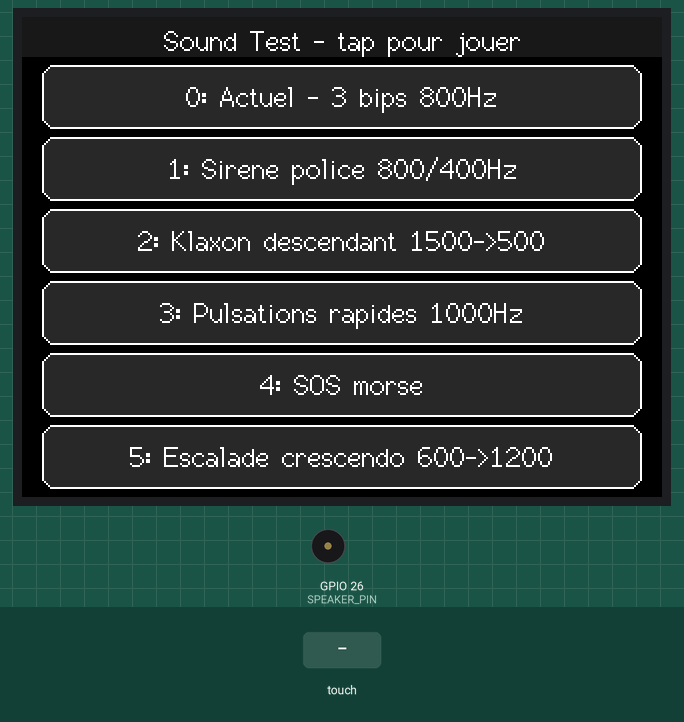
This sketch was run on a simulated ESP32. Parts: 320×240 colour display, buzzer (waves = sounding). Inputs (shaded band) come from the test bench. What the sketch prints to the serial monitor is not drawn.

Above: at 1.8 s.
1.9 s: touch panel pressed at 13 % / 10 % of its raw x / y range
At 2.06 s:
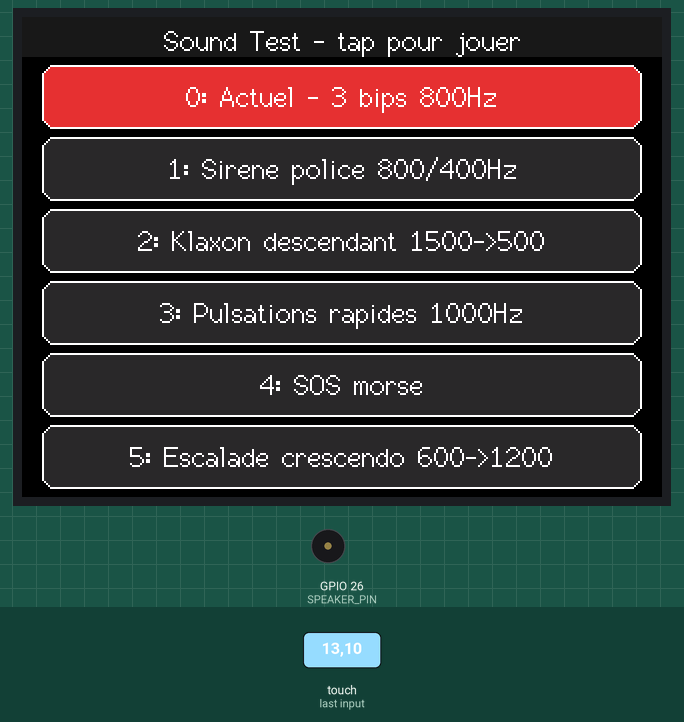
3.9 s: touch panel pressed at 13 % / 30 % of its raw x / y range
At 4.3 s:
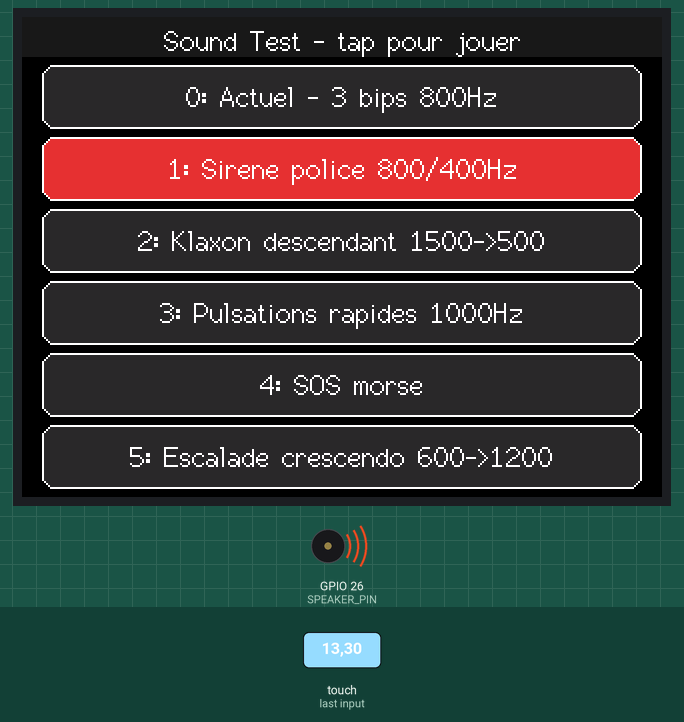
6.9 s: touch panel pressed at 13 % / 50 % of its raw x / y range
At 7.31 s:
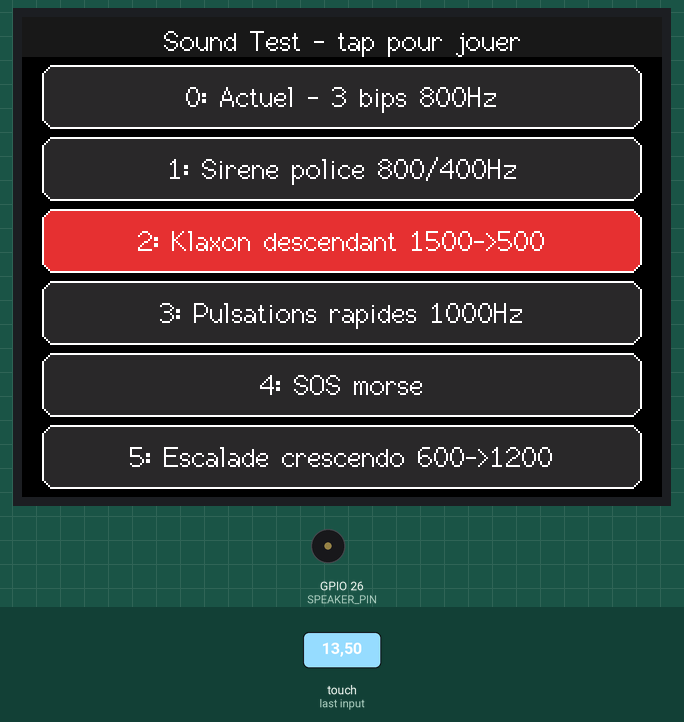
8.7 s: touch panel pressed at 13 % / 70 % of its raw x / y range
At 9.4 s:
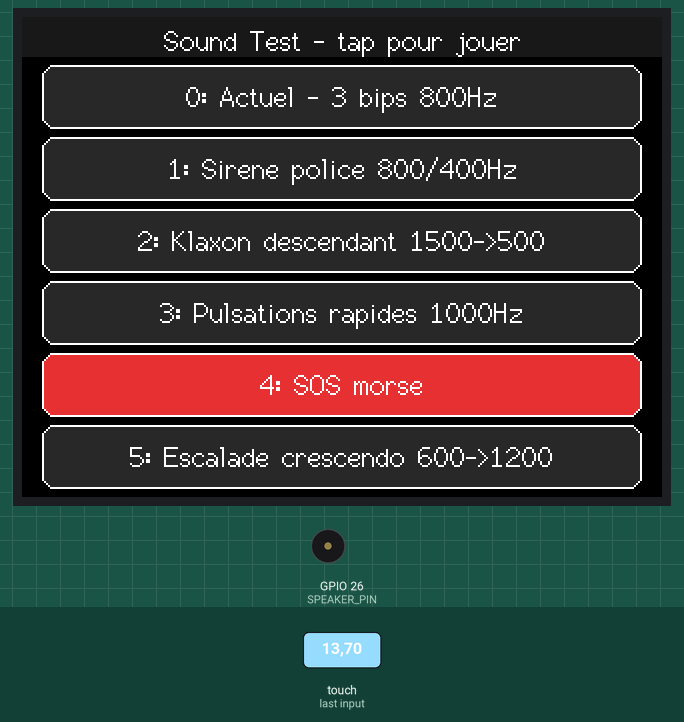
10.2 s: touch panel pressed at 13 % / 90 % of its raw x / y range
At 11.9 s:
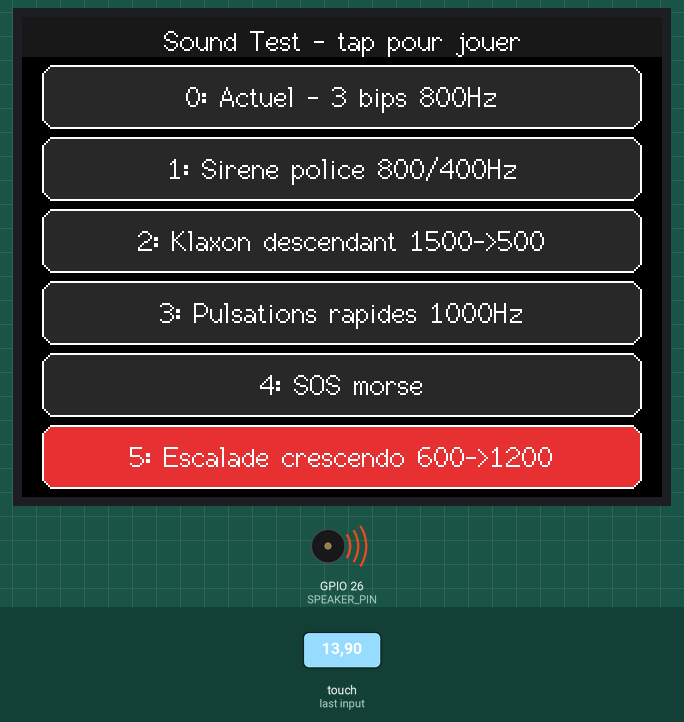
13.2 s: touch panel pressed at 38 % / 30 % of its raw x / y range
At 14.4 s:
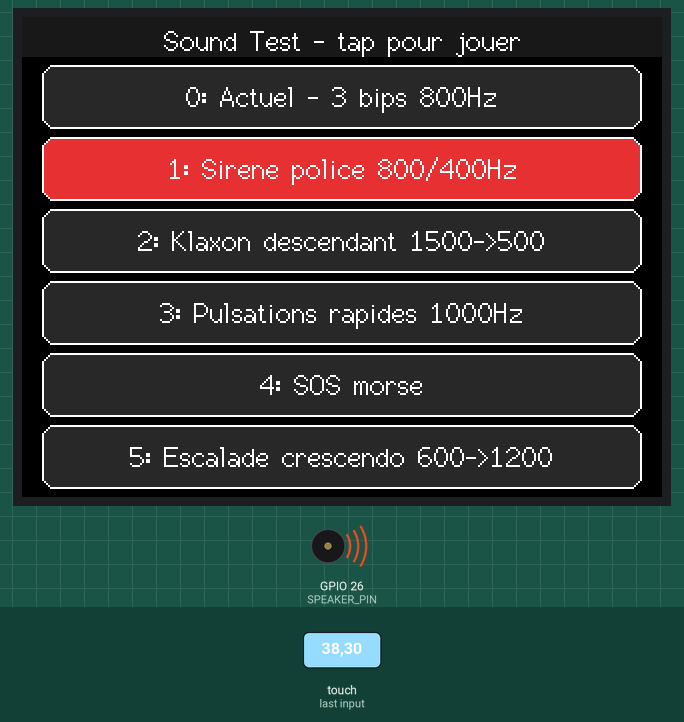
Timing chart, 0 to 17.1 s (numbered marks = the images above; inputs shaded):
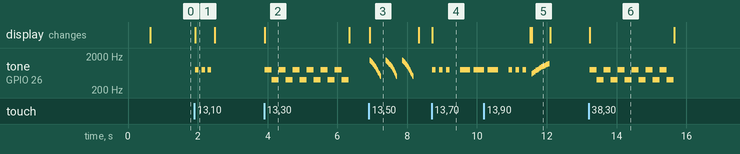

The sketch:

Sound_Test.ino
```cpp
/*
 * Sound_Test - ESP32-2432S028 (Cheap Yellow Display)
 *
 * Sketch temporaire pour comparer 6 patterns d'alerte audio
 * (speaker GPIO26). Tap sur un bouton joue le pattern.
 * Sert a choisir le meilleur pattern "DOWN" pour Internet_Monitor.
 *
 * Board: ESP32 Dev Module (CYD)
 * FQBN: esp32:esp32:esp32
 *
 * @dependencies TFT_eSPI, XPT2046_Touchscreen
 */

#include <SPI.h>
#include <TFT_eSPI.h>
#include <XPT2046_Touchscreen.h>

#define SPEAKER_PIN 26
#define TOUCH_CS  33
#define TOUCH_IRQ 36

#define TOUCH_X_MIN 200
#define TOUCH_X_MAX 3700
#define TOUCH_Y_MIN 240
#define TOUCH_Y_MAX 3800

#define COLOR_BG       0x0000
#define COLOR_HEADER   0x18C3
#define COLOR_TEXT     0xFFFF
#define COLOR_BTN      0x2945  // bleu fonce
#define COLOR_BTN_HI   0xE186  // rouge (highlight)

TFT_eSPI tft = TFT_eSPI();
SPIClass touchSPI = SPIClass(VSPI);
XPT2046_Touchscreen ts(TOUCH_CS, TOUCH_IRQ);

unsigned long lastTapMs = 0;
int playingPattern = -1;

// ---------- patterns ----------

void playTone(int freq, int durationMs) {
  ledcWriteTone(SPEAKER_PIN, freq);
  delay(durationMs);
  ledcWriteTone(SPEAKER_PIN, 0);
}

// 0 : pattern actuel - 3 bips 800Hz
void pattern0() {
  for (int i = 0; i < 3; i++) {
    playTone(800, 100);
    delay(80);
  }
}

// 1 : sirene police - alternance 800/400 Hz
void pattern1() {
  for (int i = 0; i < 6; i++) {
    playTone(800, 200);
    playTone(400, 200);
  }
}

// 2 : klaxon descendant - glissando 1500 -> 500 Hz, 3 fois
void pattern2() {
  for (int rep = 0; rep < 3; rep++) {
    for (int f = 1500; f >= 500; f -= 50) {
      ledcWriteTone(SPEAKER_PIN, f);
      delay(15);
    }
    ledcWriteTone(SPEAKER_PIN, 0);
    delay(150);
  }
}

// 3 : pulsations rapides - 1000Hz 50ms ON/OFF x 10
void pattern3() {
  for (int i = 0; i < 10; i++) {
    playTone(1000, 50);
    delay(50);
  }
}

// 4 : SOS morse - 800Hz
void pattern4() {
  // S : 3 points
  for (int i = 0; i < 3; i++) { playTone(800, 100); delay(100); }
  delay(200);
  // O : 3 traits
  for (int i = 0; i < 3; i++) { playTone(800, 300); delay(100); }
  delay(200);
  // S : 3 points
  for (int i = 0; i < 3; i++) { playTone(800, 100); delay(100); }
}

// 5 : escalade crescendo - 600 -> 1200 Hz montant
void pattern5() {
  for (int f = 600; f <= 1200; f += 50) {
    ledcWriteTone(SPEAKER_PIN, f);
    delay(40);
  }
  ledcWriteTone(SPEAKER_PIN, 0);
}

void playPattern(int n) {
  switch (n) {
    case 0: pattern0(); break;
    case 1: pattern1(); break;
    case 2: pattern2(); break;
    case 3: pattern3(); break;
    case 4: pattern4(); break;
    case 5: pattern5(); break;
  }
}

// ---------- UI ----------

const char* patternNames[6] = {
  "0: Actuel - 3 bips 800Hz",
  "1: Sirene police 800/400Hz",
  "2: Klaxon descendant 1500->500",
  "3: Pulsations rapides 1000Hz",
  "4: SOS morse",
  "5: Escalade crescendo 600->1200"
};

struct Btn { int y; };
const int BTN_X = 10;
const int BTN_W = 300;
const int BTN_H = 32;
const Btn buttons[6] = {{24}, {60}, {96}, {132}, {168}, {204}};

void drawButton(int idx, bool highlighted) {
  uint16_t color = highlighted ? COLOR_BTN_HI : COLOR_BTN;
  tft.fillRoundRect(BTN_X, buttons[idx].y, BTN_W, BTN_H, 6, color);
  tft.drawRoundRect(BTN_X, buttons[idx].y, BTN_W, BTN_H, 6, COLOR_TEXT);
  tft.setTextColor(COLOR_TEXT, color);
  tft.setTextDatum(MC_DATUM);
  tft.drawString(patternNames[idx], BTN_X + BTN_W / 2, buttons[idx].y + BTN_H / 2, 2);
}

void drawAllButtons() {
  for (int i = 0; i < 6; i++) drawButton(i, i == playingPattern);
}

void mapTouch(int rawX, int rawY, int& sx, int& sy) {
  sx = map(rawX, TOUCH_X_MIN, TOUCH_X_MAX, 0, 320);
  sy = map(rawY, TOUCH_Y_MIN, TOUCH_Y_MAX, 0, 240);
}

int hitTest(int sx, int sy) {
  if (sx < BTN_X || sx > BTN_X + BTN_W) return -1;
  for (int i = 0; i < 6; i++) {
    if (sy >= buttons[i].y && sy < buttons[i].y + BTN_H) return i;
  }
  return -1;
}

// ---------- setup / loop ----------

void setup() {
  Serial.begin(115200);
  delay(300);
  Serial.println("\n=== Sound Test ===");

  ledcAttach(SPEAKER_PIN, 1000, 8);

  pinMode(TFT_BL, OUTPUT);
  digitalWrite(TFT_BL, HIGH);
  tft.init();
  tft.setRotation(1);
  tft.fillScreen(COLOR_BG);

  // Header
  tft.fillRect(0, 0, 320, 20, COLOR_HEADER);
  tft.setTextColor(COLOR_TEXT, COLOR_HEADER);
  tft.setTextDatum(TC_DATUM);
  tft.drawString("Sound Test - tap pour jouer", 160, 4, 2);

  touchSPI.begin(25, 39, 32, TOUCH_CS);
  ts.begin(touchSPI);
  ts.setRotation(1);

  drawAllButtons();
}

void loop() {
  if (ts.tirqTouched() && ts.touched()) {
    if (millis() - lastTapMs > 500) {
      lastTapMs = millis();
      TS_Point p = ts.getPoint();
      int sx, sy;
      mapTouch(p.x, p.y, sx, sy);
      int idx = hitTest(sx, sy);
      if (idx >= 0) {
        Serial.printf("Pattern %d : %s\n", idx, patternNames[idx]);
        playingPattern = idx;
        drawButton(idx, true);
        playPattern(idx);
        playingPattern = -1;
        drawButton(idx, false);
      }
    }
  }
  delay(20);
}
```

Measured:
- after the input at 1.9 s, tone on GPIO 26 (SPEAKER_PIN): alternates 800 Hz for 0.10 s and silent for 0.08 s, 6 changes in all, then stays silent, starting at once; the display: changes at once (image 1)
- after the input at 3.9 s, tone on GPIO 26 (SPEAKER_PIN): silent → 800 Hz at once, then repeats every 0.40 s: 400 Hz 0.20 s, 800 Hz 0.20 s; the display: changes at once (image 2)
- after the input at 6.9 s, tone on GPIO 26 (SPEAKER_PIN): plays 1500 Hz for 0.02 s, 1450 Hz for 0.02 s, 1400 Hz for 0.02 s, 1350 Hz for 0.02 s, 1300 Hz for 0.02 s, 1250 Hz for 0.02 s … (63 notes in this stretch), starting at once; the display: changes at once (image 3)
- after the input at 8.7 s, tone on GPIO 26 (SPEAKER_PIN): plays 800 Hz for 0.10 s, 800 Hz for 0.10 s, 800 Hz for 0.10 s, 800 Hz for 0.30 s, 800 Hz for 0.29 s, starting at once; the display: changes at once (image 4)
- after the input at 10.2 s, the display: first differs from a run without the input after 1.4 s (image 5)
- after the input at 13.2 s, tone on GPIO 26 (SPEAKER_PIN): silent → 800 Hz at once, then repeats every 0.40 s: 400 Hz 0.20 s, 800 Hz 0.20 s, until it stays silent from 15.6 s; the display: changes at once (image 6)
- what the display in image 1 shows lasts 0.6 s, from 1.9 s to 2.5 s
